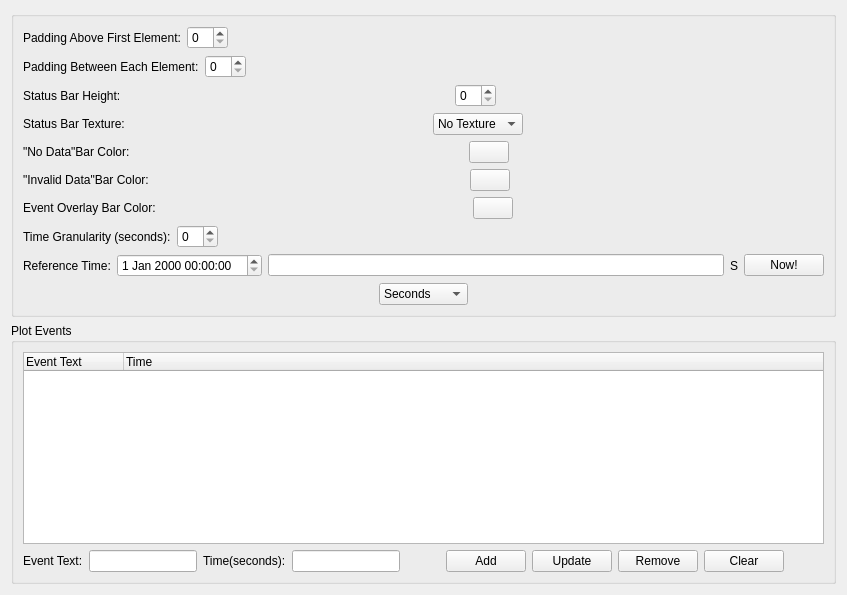
       <widget class="QWidget" name="page_17">
        <layout class="QVBoxLayout" name="verticalLayout_58">
         <item>
          <widget class="QGroupBox" name="groupBox_37">
           <property name="title">
            <string/>
           </property>
           <layout class="QVBoxLayout" name="verticalLayout_56">
            <item>
             <layout class="QHBoxLayout" name="horizontalLayout_122">
              <item>
               <widget class="QLabel" name="label_141">
                <property name="text">
                 <string>Padding Above First Element:</string>
                </property>
               </widget>
              </item>
              <item>
               <widget class="QSpinBox" name="spinBox_32"/>
              </item>
              <item>
               <spacer name="horizontalSpacer_85">
                <property name="orientation">
                 <enum>Qt::Horizontal</enum>
                </property>
                <property name="sizeHint" stdset="0">
                 <size>
                  <width>40</width>
                  <height>20</height>
                 </size>
                </property>
               </spacer>
              </item>
             </layout>
            </item>
            <item>
             <layout class="QHBoxLayout" name="horizontalLayout_121">
              <item>
               <widget class="QLabel" name="label_142">
                <property name="text">
                 <string>Padding Between Each Element:</string>
                </property>
               </widget>
              </item>
              <item>
               <widget class="QSpinBox" name="spinBox_33"/>
              </item>
              <item>
               <spacer name="horizontalSpacer_86">
                <property name="orientation">
                 <enum>Qt::Horizontal</enum>
                </property>
                <property name="sizeHint" stdset="0">
                 <size>
                  <width>40</width>
                  <height>20</height>
                 </size>
                </property>
               </spacer>
              </item>
             </layout>
            </item>
            <item>
             <layout class="QHBoxLayout" name="horizontalLayout_120">
              <item>
               <widget class="QLabel" name="label_143">
                <property name="text">
                 <string>Status Bar Height:</string>
                </property>
               </widget>
              </item>
              <item>
               <spacer name="horizontalSpacer_81">
                <property name="orientation">
                 <enum>Qt::Horizontal</enum>
                </property>
                <property name="sizeHint" stdset="0">
                 <size>
                  <width>40</width>
                  <height>20</height>
                 </size>
                </property>
               </spacer>
              </item>
              <item>
               <widget class="QSpinBox" name="spinBox_34"/>
              </item>
              <item>
               <spacer name="horizontalSpacer_87">
                <property name="orientation">
                 <enum>Qt::Horizontal</enum>
                </property>
                <property name="sizeHint" stdset="0">
                 <size>
                  <width>40</width>
                  <height>20</height>
                 </size>
                </property>
               </spacer>
              </item>
             </layout>
            </item>
            <item>
             <layout class="QHBoxLayout" name="horizontalLayout_119">
              <item>
               <widget class="QLabel" name="label_144">
                <property name="text">
                 <string>Status Bar Texture:</string>
                </property>
               </widget>
              </item>
              <item>
               <spacer name="horizontalSpacer_82">
                <property name="orientation">
                 <enum>Qt::Horizontal</enum>
                </property>
                <property name="sizeHint" stdset="0">
                 <size>
                  <width>40</width>
                  <height>20</height>
                 </size>
                </property>
               </spacer>
              </item>
              <item>
               <widget class="QComboBox" name="comboBox_21">
                <item>
                 <property name="text">
                  <string>No Texture</string>
                 </property>
                </item>
                <item>
                 <property name="text">
                  <string>Gradient</string>
                 </property>
                </item>
                <item>
                 <property name="text">
                  <string>Fractal</string>
                 </property>
                </item>
                <item>
                 <property name="text">
                  <string>Burst:Dark</string>
                 </property>
                </item>
                <item>
                 <property name="text">
                  <string>Burst:Light</string>
                 </property>
                </item>
               </widget>
              </item>
              <item>
               <spacer name="horizontalSpacer_88">
                <property name="orientation">
                 <enum>Qt::Horizontal</enum>
                </property>
                <property name="sizeHint" stdset="0">
                 <size>
                  <width>40</width>
                  <height>20</height>
                 </size>
                </property>
               </spacer>
              </item>
             </layout>
            </item>
            <item>
             <layout class="QHBoxLayout" name="horizontalLayout_118">
              <item>
               <widget class="QLabel" name="label_145">
                <property name="text">
                 <string>&quot;No Data&quot;Bar Color:     </string>
                </property>
               </widget>
              </item>
              <item>
               <spacer name="horizontalSpacer_80">
                <property name="orientation">
                 <enum>Qt::Horizontal</enum>
                </property>
                <property name="sizeHint" stdset="0">
                 <size>
                  <width>40</width>
                  <height>20</height>
                 </size>
                </property>
               </spacer>
              </item>
              <item>
               <widget class="QPushButton" name="pushButton_82">
                <property name="text">
                 <string/>
                </property>
               </widget>
              </item>
              <item>
               <spacer name="horizontalSpacer_90">
                <property name="orientation">
                 <enum>Qt::Horizontal</enum>
                </property>
                <property name="sizeHint" stdset="0">
                 <size>
                  <width>40</width>
                  <height>20</height>
                 </size>
                </property>
               </spacer>
              </item>
             </layout>
            </item>
            <item>
             <layout class="QHBoxLayout" name="horizontalLayout_117">
              <item>
               <widget class="QLabel" name="label_146">
                <property name="text">
                 <string>&quot;Invalid Data&quot;Bar Color:</string>
                </property>
               </widget>
              </item>
              <item>
               <spacer name="horizontalSpacer_83">
                <property name="orientation">
                 <enum>Qt::Horizontal</enum>
                </property>
                <property name="sizeHint" stdset="0">
                 <size>
                  <width>40</width>
                  <height>20</height>
                 </size>
                </property>
               </spacer>
              </item>
              <item>
               <widget class="QPushButton" name="pushButton_83">
                <property name="text">
                 <string/>
                </property>
               </widget>
              </item>
              <item>
               <spacer name="horizontalSpacer_89">
                <property name="orientation">
                 <enum>Qt::Horizontal</enum>
                </property>
                <property name="sizeHint" stdset="0">
                 <size>
                  <width>40</width>
                  <height>20</height>
                 </size>
                </property>
               </spacer>
              </item>
             </layout>
            </item>
            <item>
             <layout class="QHBoxLayout" name="horizontalLayout_116">
              <item>
               <widget class="QLabel" name="label_147">
                <property name="text">
                 <string>Event Overlay Bar Color:</string>
                </property>
               </widget>
              </item>
              <item>
               <spacer name="horizontalSpacer_84">
                <property name="orientation">
                 <enum>Qt::Horizontal</enum>
                </property>
                <property name="sizeHint" stdset="0">
                 <size>
                  <width>40</width>
                  <height>20</height>
                 </size>
                </property>
               </spacer>
              </item>
              <item>
               <widget class="QPushButton" name="pushButton_84">
                <property name="text">
                 <string/>
                </property>
               </widget>
              </item>
              <item>
               <spacer name="horizontalSpacer_91">
                <property name="orientation">
                 <enum>Qt::Horizontal</enum>
                </property>
                <property name="sizeHint" stdset="0">
                 <size>
                  <width>40</width>
                  <height>20</height>
                 </size>
                </property>
               </spacer>
              </item>
             </layout>
            </item>
            <item>
             <layout class="QHBoxLayout" name="horizontalLayout_115">
              <item>
               <widget class="QLabel" name="label_148">
                <property name="text">
                 <string>Time Granularity (seconds):</string>
                </property>
               </widget>
              </item>
              <item>
               <widget class="QSpinBox" name="spinBox_35"/>
              </item>
              <item>
               <spacer name="horizontalSpacer_92">
                <property name="orientation">
                 <enum>Qt::Horizontal</enum>
                </property>
                <property name="sizeHint" stdset="0">
                 <size>
                  <width>40</width>
                  <height>20</height>
                 </size>
                </property>
               </spacer>
              </item>
             </layout>
            </item>
            <item>
             <layout class="QHBoxLayout" name="horizontalLayout_114">
              <item>
               <widget class="QLabel" name="label_149">
                <property name="text">
                 <string>Reference Time:</string>
                </property>
               </widget>
              </item>
              <item>
               <widget class="QDateTimeEdit" name="dateTimeEdit_2"/>
              </item>
              <item>
               <widget class="QLineEdit" name="lineEdit_51"/>
              </item>
              <item>
               <widget class="QLabel" name="label_150">
                <property name="text">
                 <string>S</string>
                </property>
               </widget>
              </item>
              <item>
               <widget class="QPushButton" name="pushButton_85">
                <property name="text">
                 <string>Now!</string>
                </property>
               </widget>
              </item>
             </layout>
            </item>
            <item>
             <layout class="QHBoxLayout" name="horizontalLayout_113">
              <item>
               <spacer name="horizontalSpacer_93">
                <property name="orientation">
                 <enum>Qt::Horizontal</enum>
                </property>
                <property name="sizeHint" stdset="0">
                 <size>
                  <width>40</width>
                  <height>20</height>
                 </size>
                </property>
               </spacer>
              </item>
              <item>
               <widget class="QComboBox" name="comboBox_22">
                <item>
                 <property name="text">
                  <string>Seconds</string>
                 </property>
                </item>
                <item>
                 <property name="text">
                  <string>Minutes</string>
                 </property>
                </item>
                <item>
                 <property name="text">
                  <string>Hours</string>
                 </property>
                </item>
                <item>
                 <property name="text">
                  <string>Julian</string>
                 </property>
                </item>
                <item>
                 <property name="text">
                  <string>Month Day</string>
                 </property>
                </item>
               </widget>
              </item>
              <item>
               <spacer name="horizontalSpacer_94">
                <property name="orientation">
                 <enum>Qt::Horizontal</enum>
                </property>
                <property name="sizeHint" stdset="0">
                 <size>
                  <width>40</width>
                  <height>20</height>
                 </size>
                </property>
               </spacer>
              </item>
             </layout>
            </item>
           </layout>
          </widget>
         </item>
         <item>
          <widget class="QGroupBox" name="groupBox_38">
           <property name="title">
            <string>Plot Events</string>
           </property>
           <layout class="QVBoxLayout" name="verticalLayout_57">
            <item>
             <widget class="QTreeWidget" name="treeWidget_plotEvents">
              <column>
               <property name="text">
                <string>Event Text</string>
               </property>
              </column>
              <column>
               <property name="text">
                <string>Time</string>
               </property>
              </column>
             </widget>
            </item>
            <item>
             <layout class="QHBoxLayout" name="horizontalLayout_124">
              <item>
               <widget class="QLabel" name="label_151">
                <property name="text">
                 <string>Event Text:</string>
                </property>
               </widget>
              </item>
              <item>
               <widget class="QLineEdit" name="lineEdit_52"/>
              </item>
              <item>
               <widget class="QLabel" name="label_152">
                <property name="text">
                 <string>Time(seconds):</string>
                </property>
               </widget>
              </item>
              <item>
               <widget class="QLineEdit" name="lineEdit_53"/>
              </item>
              <item>
               <layout class="QHBoxLayout" name="horizontalLayout_123">
                <item>
                 <spacer name="horizontalSpacer_96">
                  <property name="orientation">
                   <enum>Qt::Horizontal</enum>
                  </property>
                  <property name="sizeHint" stdset="0">
                   <size>
                    <width>40</width>
                    <height>20</height>
                   </size>
                  </property>
                 </spacer>
                </item>
                <item>
                 <widget class="QPushButton" name="pushButton_86">
                  <property name="text">
                   <string>Add</string>
                  </property>
                 </widget>
                </item>
                <item>
                 <widget class="QPushButton" name="pushButton_87">
                  <property name="text">
                   <string>Update</string>
                  </property>
                 </widget>
                </item>
                <item>
                 <widget class="QPushButton" name="pushButton_88">
                  <property name="text">
                   <string>Remove</string>
                  </property>
                 </widget>
                </item>
                <item>
                 <widget class="QPushButton" name="pushButton_89">
                  <property name="text">
                   <string>Clear</string>
                  </property>
                 </widget>
                </item>
               </layout>
              </item>
              <item>
               <spacer name="horizontalSpacer_95">
                <property name="orientation">
                 <enum>Qt::Horizontal</enum>
                </property>
                <property name="sizeHint" stdset="0">
                 <size>
                  <width>40</width>
                  <height>20</height>
                 </size>
                </property>
               </spacer>
              </item>
             </layout>
            </item>
           </layout>
          </widget>
         </item>
        </layout>
       </widget>
